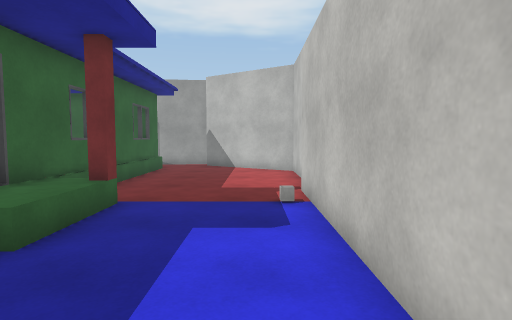
[1] (above)

19 first-person views from a walk through a scene from a Unity 3-D project. The camera is 1.4 m above the floor, tilts 4° down and sees 80° across. Doors are open. The floor is counted in squares, 1 m on a side. Each view is taken from the middle of a square. On the plan, view 1 faces up. The plan holds only what a view shows up to about 14 squares ahead; the rest is blank. The place goes on beyond the plan. The player character is not drawn. Some animated figures are left out. Surface patterns are stand-ins for the level's own textures.

[2]
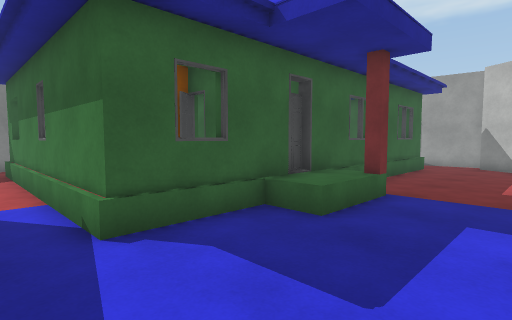

[3]
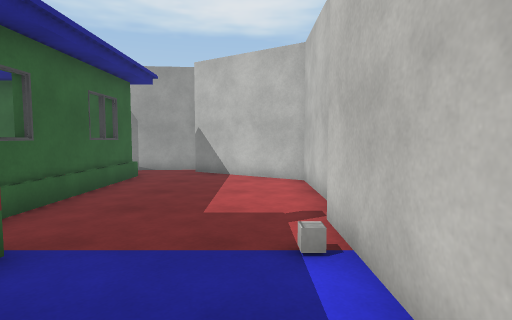

[4]
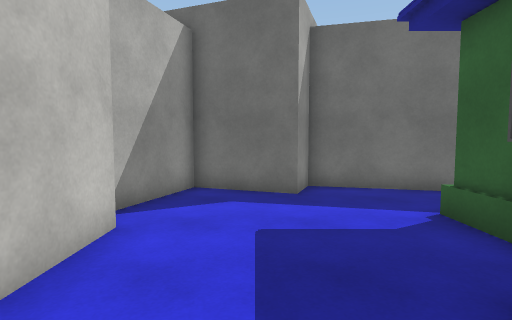

[5]
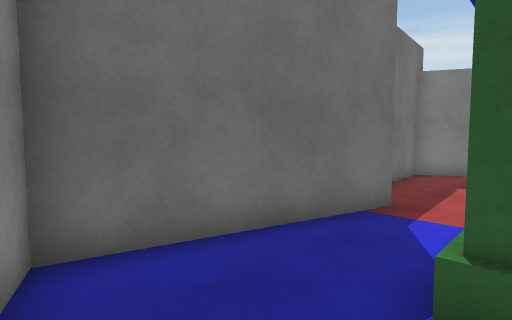

[6]
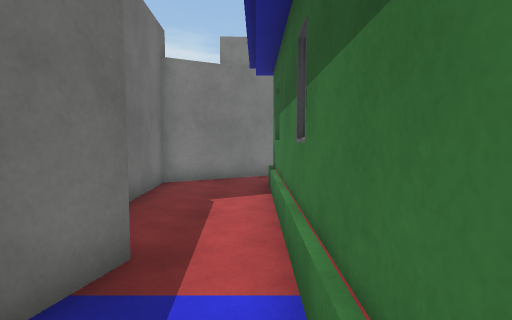

[7]
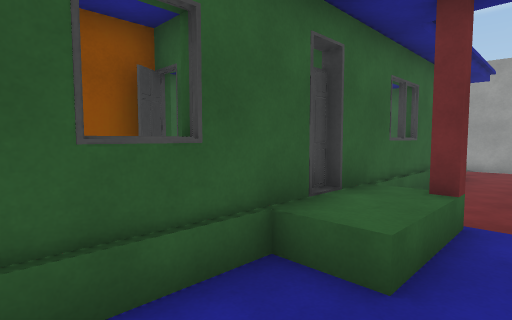

[8]
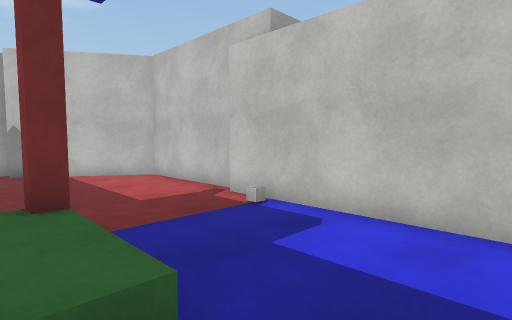

[9]
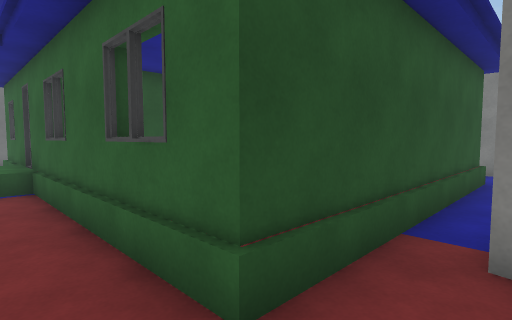

[10]
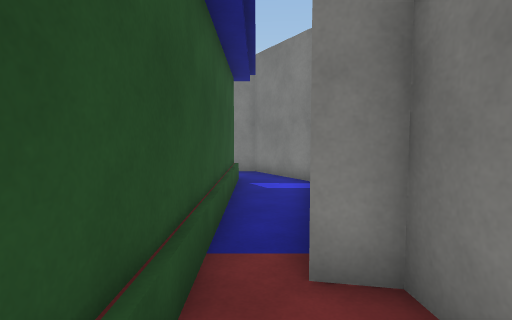

[11]
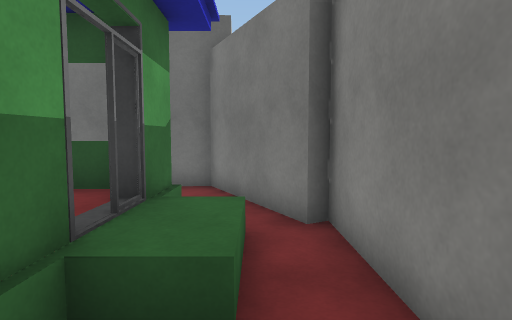

[12]
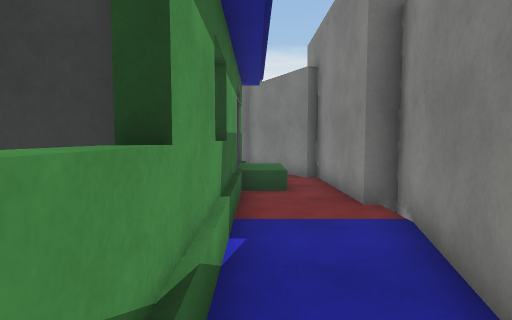

[13]
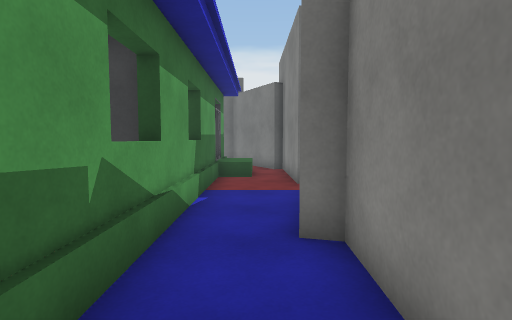

[14]
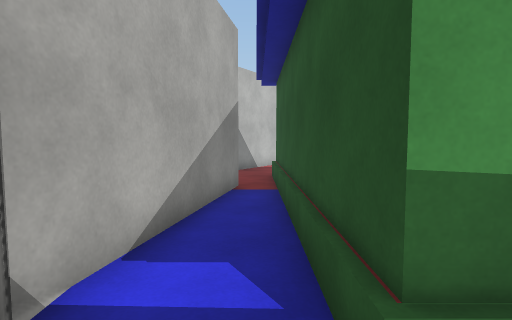

[15]
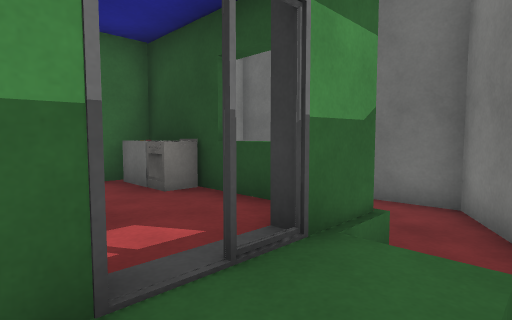

[16]
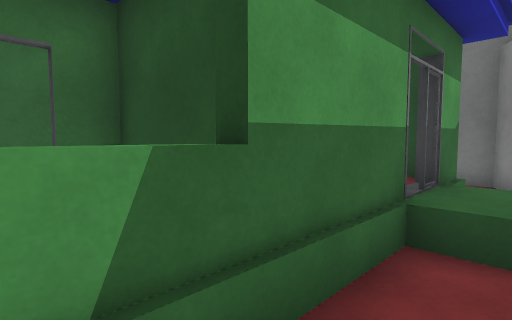

[17]
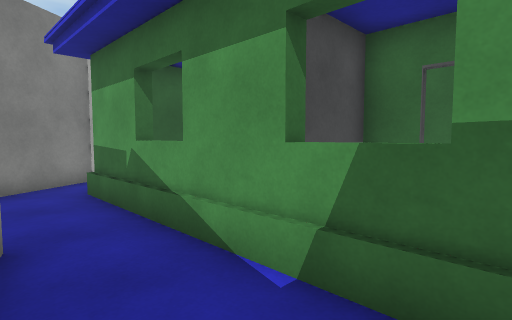

[18]
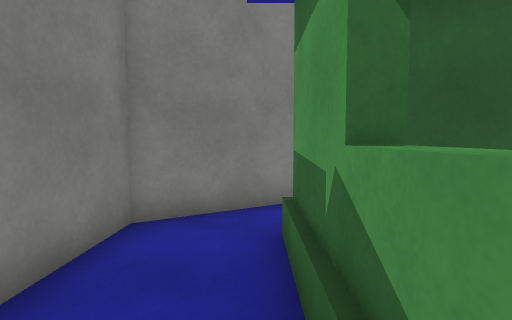

[19]
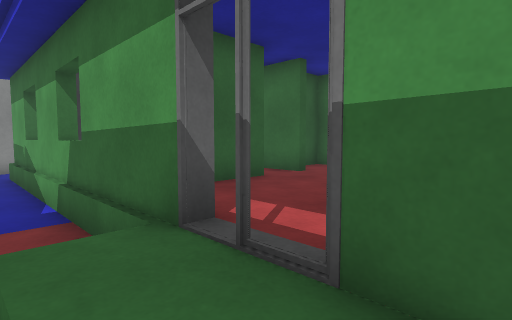

### Floor plan
Key: @ floor where view 1 was taken; # wall or solid block; . floor; D open door; = window, fence, low wall or low ledge; ^ raised ledge; E oven; T table.
Columns run from 18 left of view 1 to 2 right of it. Each row starts with its distance up from view 1.
 17    #####   ######
 16  ###...#####....##
 15  #...............##
 14  #..##########....###
 13  #..#        #......#
 12  #..#        #......#
 11  #..^        #......#
 10  #..#        #......#
  9  #..#^^#     #......#
  8 ##..^  D ^   #.....##
  7 #...^  D^^^^ #.....#
  6 #...#^^^^^^^ ##^...#
  5 ##..#^^^^^   ##^...#
  4  #.^^^^^  ^####^...#
  3  #^^^^^   ^^ #.....#
  2  #^^^^^E^^   ^.....##
  1  #..#=#ET^####......#
  0  ##...............@.#
 -1   #................##
 -2   ##.....#####..##.#
 -3    #######   #######

Positions as (right, up) in squares from view 1, and headings:
1: (0, 0), facing up
2: (0, -1), facing up-left
3: (0, 3), facing up
4: (-1, 6), facing down
5: (-2, 1), facing down-left
6: (-5, 0), facing left
7: (-2, 1), facing up-left
8: (-4, 2), facing up-right
9: (-3, 16), facing down-left
10: (-4, 15), facing left
11: (-16, 6), facing down
12: (-15, 12), facing down
13: (-16, 15), facing down
14: (-16, 15), facing right
15: (-16, 4), facing down-right
16: (-16, 8), facing down-right
17: (-17, 6), facing up-right
18: (-15, 10), facing up
19: (-16, 1), facing up-right
